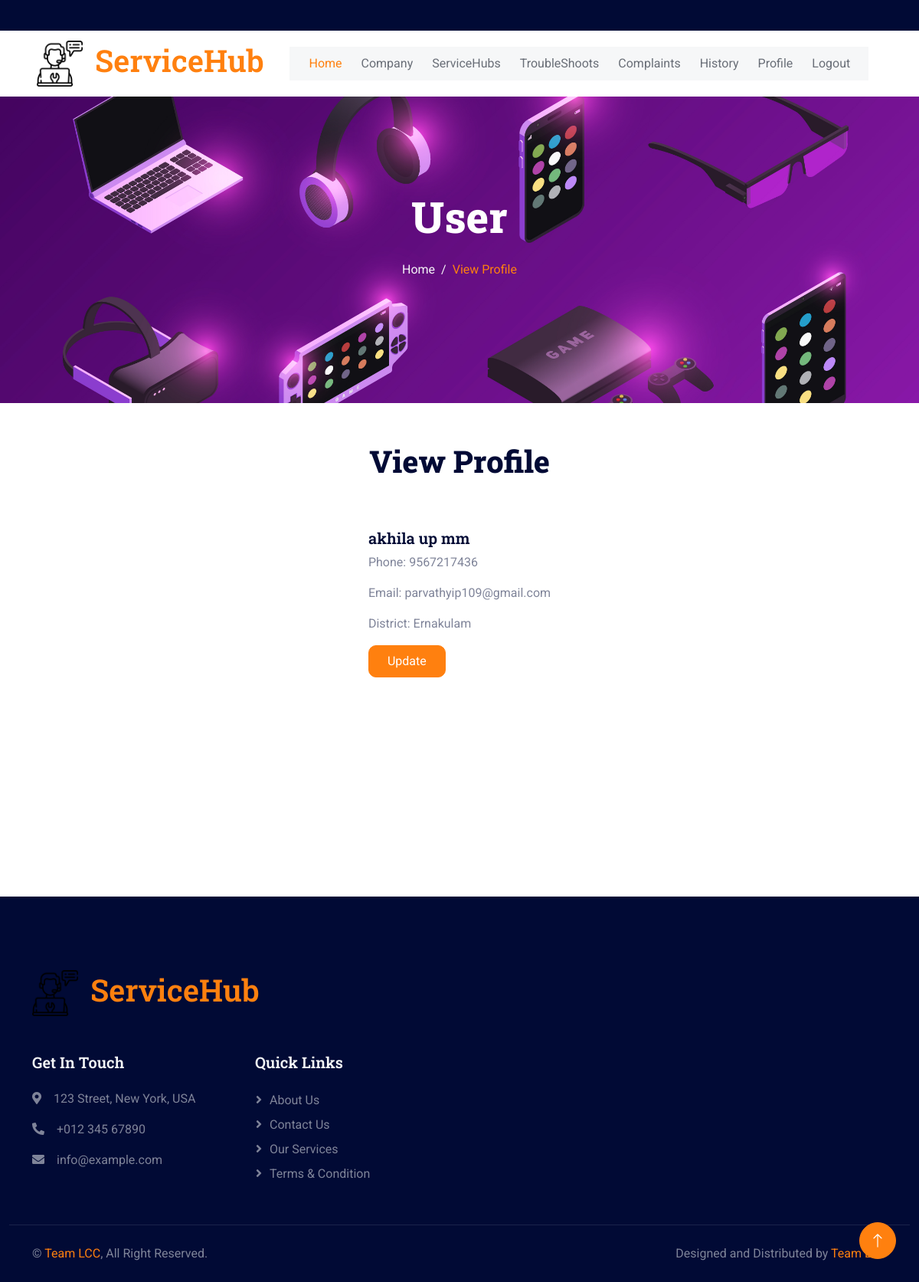
The app's page /user-viewprofile/ (signed in) with its own data.
### servicehub_app/models.py (models this page shows)
class UserReg(models.Model):
    user_login=models.ForeignKey(Login,on_delete=models.CASCADE)
    first_name=models.CharField(max_length=30,null=True)
    last_name=models.CharField(max_length=30,null=True)
    user_phone=models.CharField(max_length=30,null=True)
    user_email=models.CharField(max_length=30,null=True)
    district=models.CharField(max_length=30)

### servicehub_app/views.py (the view)
# urls.py: path('user-viewprofile/',views.user_viewprofile),
def user_viewprofile(request):
    user=request.session['uid']
    udata=UserReg.objects.get(id=user)
    return render(request,'user/user_viewprofile.html',{"udata":udata})

### templates/user/user_viewprofile.html (shortened to what this page needs)
{% extends 'user/user_dashboard.html' %}
{% block user %}
<div class="container-fluid page-header py-5 mb-1 wow fadeIn" data-wow-delay="0.1s" style="height: 400px!important;">
    <div class="container text-center py-5">
        <h1 class="display-4 text-white animated slideInDown mb-4" >User</h1>
        <nav aria-label="breadcrumb animated slideInDown">
            <ol class="breadcrumb justify-content-center mb-0">
                <li class="breadcrumb-item"><a href="/user-dashboard" >Home</a></li>
                <li class="breadcrumb-item active" aria-current="page" >View Profile</li>
            </ol>
        </nav>
    </div>
</div>
<div class="container-xxl py-5">
    <div class="container">
        <div class="row g-5">
            <div class="col-lg-6 wow fadeIn mx-auto" data-wow-delay="0.1s">
                <h1 class="display-6 mb-5 " style="text-align: center;">View Profile</h1>
            </div>
        </div>
        <div class="row mx-auto">
            <div class="col-sm-12" style="display: flex; flex-direction: column; justify-content: space-between;">
              <div class="card" style="border: none; height: 400px !important;">
                <div class="card-body mx-auto" >
                  <h5 class="card-title">{{udata.first_name}} {{udata.last_name}}</h5>
                  <p class="card-text">Phone: {{udata.user_phone}}</p>
                  <p class="card-text">Email: {{udata.user_email}}</p>
                  <p class="card-text">District: {{udata.district}}</p>
                  <div class="col-12">
                    <a href="/user-updateprofile?uid={{udata.id}}" class="btn btn-primary py-2 px-4" style="border-radius: 10px;">Update</a>
                  </div>
                </div>
              </div>
            </div>
          </div>
    </div>
</div>
{% endblock user %}

### static/css/style.css (style rules this page uses)
:root { --primary: #FF800F; --secondary: #001064; --light: #F6F7F8; --dark: #010A35; }
.btn { transition: .5s; }
.btn.btn-primary, .btn.btn-outline-primary:hover, .btn.btn-secondary, .btn.btn-outline-secondary:hover { color: #FFFFFF; }
.page-header { background: linear-gradient(rgba(1, 10, 53, 0), rgba(1, 10, 53, 0)), url(../img/c-1.jpg) center center no-repeat; background-size: cover; background-position: center center; padding-top: 6.25% !important; }
.page-header .breadcrumb-item a, .page-header .breadcrumb-item+.breadcrumb-item::before { color: var(--light); }
.page-header .breadcrumb-item a:hover, .page-header .breadcrumb-item.active { color: var(--primary); }

### records on screen
UserReg: first_name "akhila up", last_name "mm", user_phone "9567217436", user_email "parvathyip109@gmail.com", district "Ernakulam"
